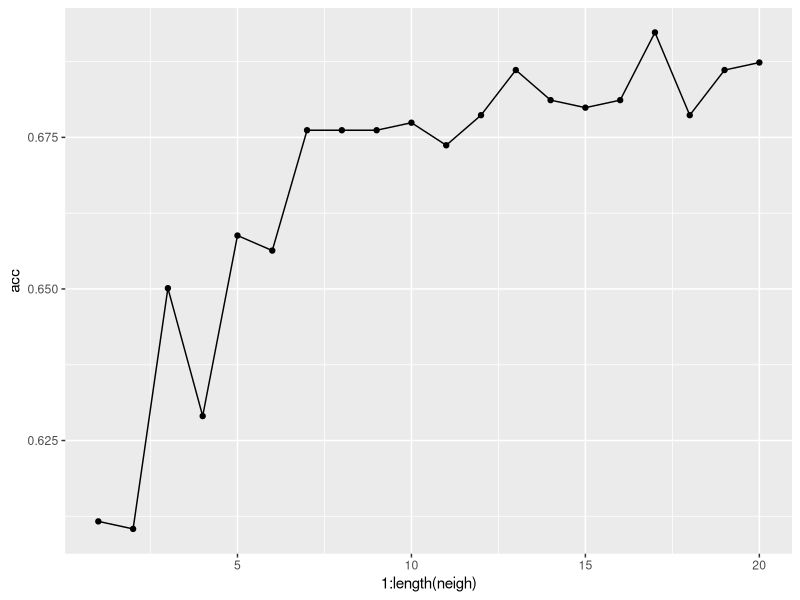
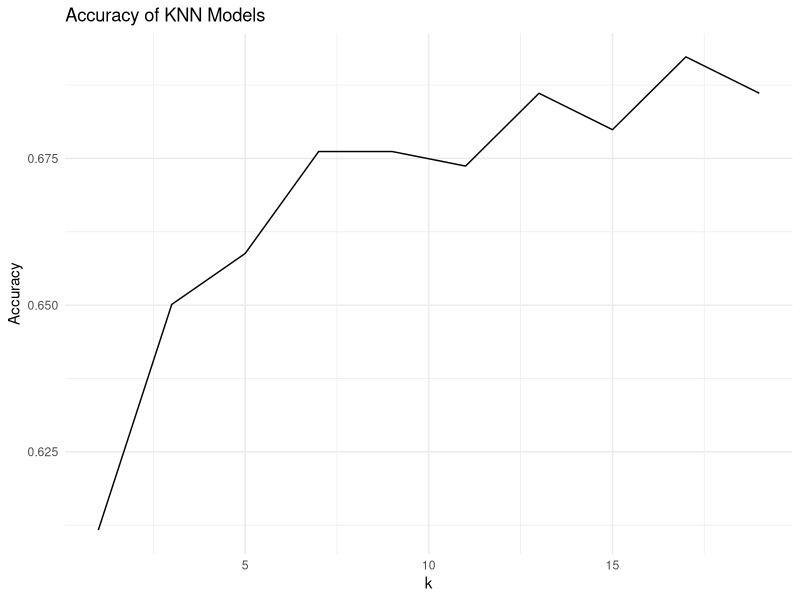

Here is the R script that generated these plots, in order:
## ---- chunk 1
library(tidyverse)
df <- read_csv("spotify_top_charts_22.csv")
mysong <- df[33,]
## ---- chunk 2
df2 <- read_csv("spotify.csv")
str(df2)
df2$target <- factor(df2$target)
unique(df2$target)
table(df2$target)

anyNA(df2) #check for missing value
nrow(df2[!complete.cases(df2),])
## ---- chunk 3
library(dplyr)
gsongs <- df2 %>%
  group_by(target) %>%
  summarise(danceability = mean(danceability),
            energy = mean(energy),
            loudness = mean(loudness),
            speechiness = mean(speechiness),
            acousticness = mean(acousticness),
            instrumentalness = mean(instrumentalness),
            liveness = mean(liveness),
            tempo = mean(tempo),
            duration_ms = mean(duration_ms))

diffperc <- (gsongs[2,] - gsongs[1,])/gsongs[1,] * 100
diffperc

#Delete the variables whose values are very similar
df2 <- df2 %>% 
  select(-danceability, -energy, -loudness, -liveness, -tempo)
#Delete the variables we don't need
df2 <- subset(df2, select = -c(...1, key, mode, valence, time_signature))

## ---- chunk 4
set.seed(02465878)
df2 <- slice_sample(df2, prop=1)
train <- slice_head(df2, prop = 0.6)
valid <- slice_tail(df2, prop = 0.4)

library(caret)
norm_values <- preProcess(df2[, 1:4], method = c("center", "scale"))
train_norm <- predict(norm_values, train[, 1:4])
valid_norm <- predict(norm_values, valid[, 1:4])

train_norm <- cbind(train_norm, train[, 5:7])
valid_norm <- cbind(valid_norm, valid[, 5:7])
## ---- chunk 5
library(FNN)
m1 <- knn(train=train_norm[,1:4], test=valid_norm[,1:4], cl=train_norm$target, k=7)
confusionMatrix(m1,reference = as.factor(valid_norm$target))
## ---- chunk 6
#Method 1 to check the highest accuracy
neigh <- c(1:20)
acc <- c()
for(k in 1:length(neigh)){
knn.pred <- knn(train=train_norm[,1:4], test=valid_norm[,1:4], cl=train_norm$target,
          k)
acc[k] <- mean(knn.pred==valid_norm$target)
}
ggplot() + geom_point(aes(x= 1:length(neigh), y=acc)) + geom_line(aes(x= 1:length(neigh), y=acc))

#Method 2 to check the highest accuracy
library(class)
k_values <- seq(1, 20, by = 2)
accuracy <- list()
for (k in k_values) {
  # Train the KNN model
  knn_model <- knn(train=train_norm[,1:4], test=valid_norm[,1:4], cl=train_norm$target, k)
  # Calculate the accuracy of the model
  predicted_labels <- knn_model
  true_labels <- valid_norm$target
  accuracy[[as.character(k)]] <- sum(predicted_labels == true_labels) / length(true_labels)
}
# Find the k value with the highest accuracy
max_k <- k_values[which.max(unlist(accuracy))]
max_accuracy <- accuracy[[as.character(max_k)]]
max_k
max_accuracy

library(ggplot2)
# Convert the accuracy list to a data frame
accuracy_df <- data.frame(k = k_values, accuracy = unlist(accuracy))

# Create the plot
ggplot(accuracy_df, aes(x = k, y = accuracy)) +
  geom_line() +
  labs(x = "k", y = "Accuracy", title = "Accuracy of KNN Models") +
  theme_minimal()
## ---- chunk 7
m17 <- knn(train=train_norm[,1:4], test=valid_norm[,1:4], cl=train_norm$target,
          k=17)
confusionMatrix(m17,reference = as.factor(valid_norm$target))
## ---- chunk 8
mysong <- mysong %>% 
  select(c(acousticness, duration_ms, instrumentalness, speechiness))
mysong.norm <- predict(norm_values, mysong)
nn <- knn(train=train_norm[,1:4], test = mysong.norm, cl =train_norm$target, k = 7)
nn
nearest_neighbors<-train_norm[(row.names(train_norm)[attr(nn, "nn.index")]),5:7]
nearest_neighbors

#k=17
nn17 <- knn(train=train_norm[,1:4], test = mysong.norm, cl =train_norm$target, k = 17)
nearest_neighbors2<-train_norm[row.names(train_norm)[attr(nn17, "nn.index")],5:7]
nearest_neighbors2
